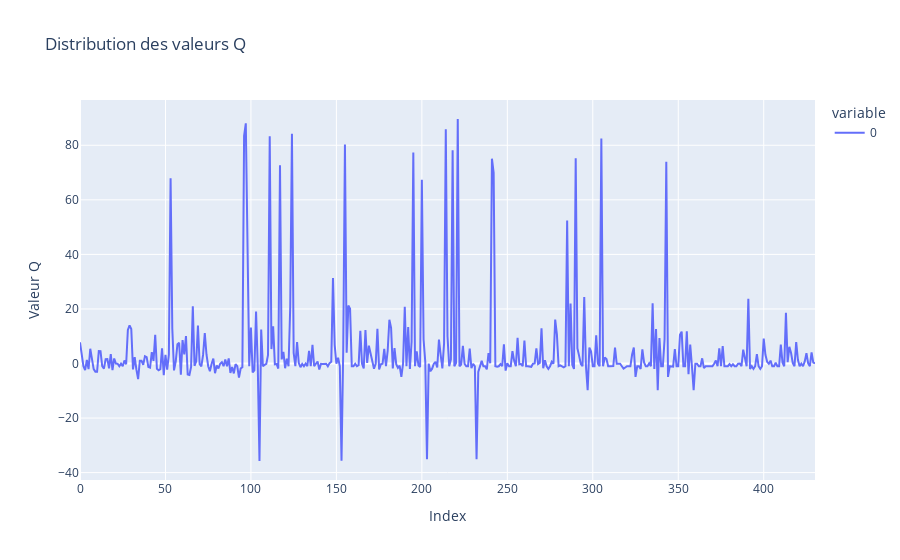

Write notebook code for a chart like this one.
### Code cell
import csv
import plotly.express as px

Q = {}

with open('../data/q_table.csv', newline='') as csvfile:
    reader = csv.DictReader(csvfile)
    for row in reader:
        # Convert keys and values properly
        state = eval(row['State'])  # safely parse the string to a tuple
        action = row['Action']
        value = float(row['Q_Value'])
        Q[(state, action)] = value

# Just to visualize the distribution of Q-values
val = list(Q.values())
fig = px.line(val, title="Distribution des valeurs Q").update_layout(
    xaxis_title="Index", yaxis_title="Valeur Q"
)
fig.show()

### Figure 1 — Plotly figure (JSON) as saved in the notebook; plotly's stock layout.template omitted (floating-point values rounded to 4 significant figures; data arrays with more than 128 entries replaced by an {"elided": "..."} marker saying what was removed)
{"data": [{"hovertemplate": "variable=0<br>index=%{x}<br>value=%{y}<extra></extra>", "legendgroup": "0", "line": {"color": "#636efa", "dash": "solid"}, "marker": {"symbol": "circle"}, "mode": "lines", "name": "0", "orientation": "v", "showlegend": true, "type": "scatter", "x": {"elided": "431 int values"}, "xaxis": "x", "y": {"elided": "431 float values"}, "yaxis": "y"}], "layout": {"legend": {"title": {"text": "variable"}, "tracegroupgap": 0}, "title": {"text": "Distribution des valeurs Q"}, "xaxis": {"anchor": "y", "domain": [0, 1], "title": {"text": "Index"}}, "yaxis": {"anchor": "x", "domain": [0, 1], "title": {"text": "Valeur Q"}}}}
